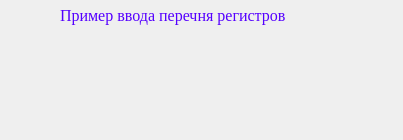
<?xml version="1.0" encoding="UTF-8"?>
<ui version="4.0">
 <class>Form</class>
 <widget class="QWidget" name="Form">
  <property name="geometry">
   <rect>
    <x>0</x>
    <y>0</y>
    <width>403</width>
    <height>140</height>
   </rect>
  </property>
  <property name="windowTitle">
   <string>Form</string>
  </property>
  <widget class="QLabel" name="label">
   <property name="geometry">
    <rect>
     <x>0</x>
     <y>40</y>
     <width>401</width>
     <height>91</height>
    </rect>
   </property>
   <property name="styleSheet">
    <string notr="true">background-image: url(:/newPrefix/Информация.png);</string>
   </property>
   <property name="text">
    <string/>
   </property>
  </widget>
  <widget class="QLabel" name="label_2">
   <property name="enabled">
    <bool>true</bool>
   </property>
   <property name="geometry">
    <rect>
     <x>60</x>
     <y>0</y>
     <width>281</width>
     <height>31</height>
    </rect>
   </property>
   <property name="font">
    <font>
     <family>Times New Roman</family>
     <pointsize>12</pointsize>
     <weight>50</weight>
     <italic>false</italic>
     <bold>false</bold>
     <underline>false</underline>
    </font>
   </property>
   <property name="styleSheet">
    <string notr="true">color: rgb(85, 0, 255);</string>
   </property>
   <property name="text">
    <string>Пример ввода перечня регистров</string>
   </property>
   <property name="scaledContents">
    <bool>false</bool>
   </property>
   <property name="wordWrap">
    <bool>false</bool>
   </property>
  </widget>
 </widget>
 <resources>
  <include location="../../QtDesigner/Qt Image/Информация.qrc"/>
 </resources>
 <connections/>
</ui>
